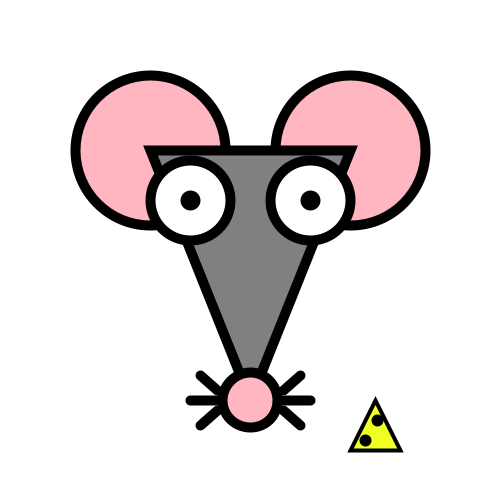
Frame 1 (no input)
Frame 60 (the mouse pressed at the canvas centre just before this capture): identical to frame 1, image omitted
Frame 120 (the mouse held since frame 60 and released just before this capture): identical to frame 1, image omitted

The Processing sketch that drew this single still picture (run headless with seeded random() and noise(); from frame 60 on, the mouse is pressed at the canvas centre):

// Processing sketch: arte_gustavo
// ── arte_gustavo.pde
void setup(){
  size(500,500);
}
color rosa = color (255, 182, 193);
color preto = color (0);
color cinza = color (256/2);
color branco = color(255);
color amarelo = color (240, 255, 36);

void draw(){
  //Fundo e linhas do Rato
  background(branco);
  fill(255,0,0);
  stroke(0);
  strokeWeight(10);
  
  
  
  
  //Rato
  fill(rosa);
  circle(150,150,150);
  circle(350,150,150);
  
  fill(cinza);
  triangle(150, 150, 350, 150, 250, 400);
  
  fill(rosa);
  circle(250,400,55);
  fill(branco);
  circle(190,200,80);
  circle(310,200,80);
  fill(preto);
  circle(190,200,10);
  circle(310,200,10);
  
  line(283, 390, 300, 375);
  line(283, 400, 310, 400);
  line(283, 410, 300, 425);
  
  line(217, 390, 200, 375);
  line(217, 400, 190, 400);
  line(217, 410, 200, 425);
  
  
  
  
  
  //Queijo
  strokeWeight(4);
  fill(amarelo);
  triangle(350, 450, 400, 450, 375, 400);
  
  fill (preto);
  circle (365,440, 8);
  circle (377,420, 8);
  
}
